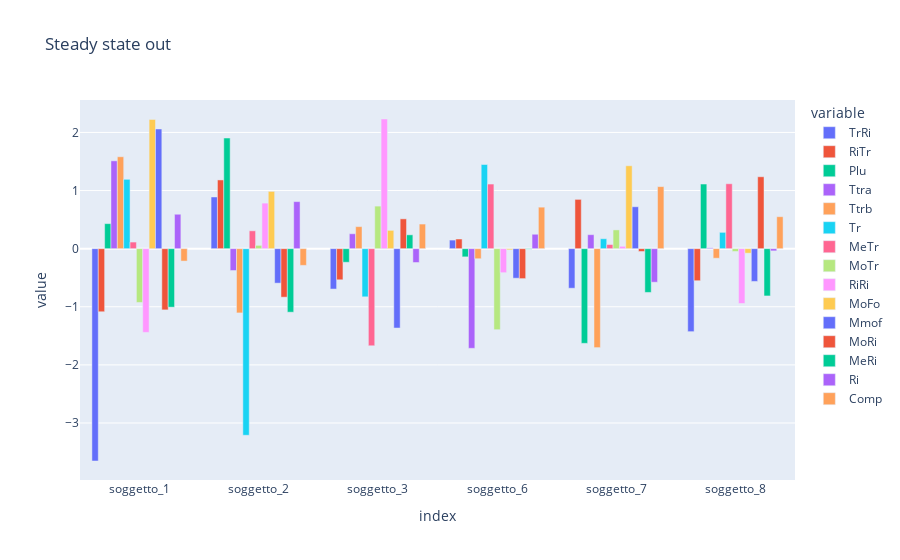
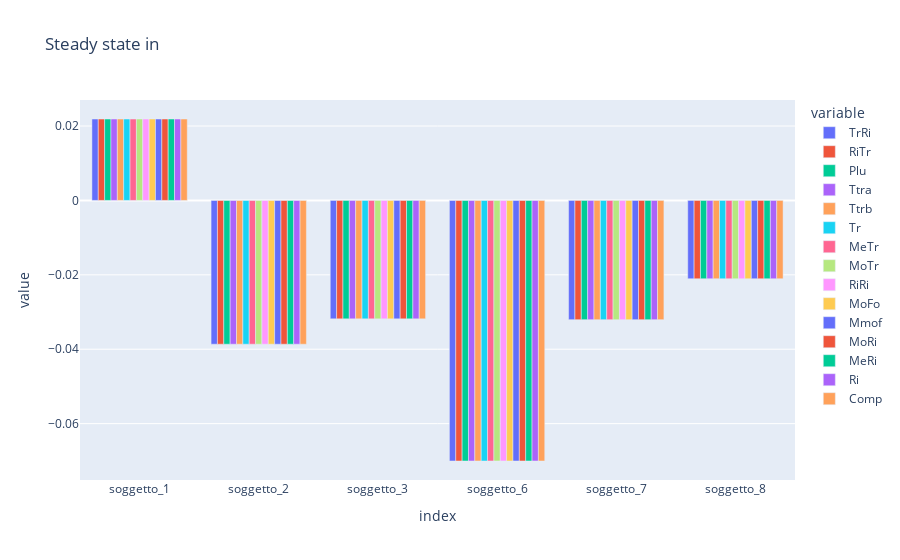

Notebook code cell kept with these figures, in order:
### Code cell
# plot the df_steady_out and df_steady_in with plotly express
fig = px.bar(df_steady_out.T, barmode="group", title="Steady state out")
fig.show()
fig = px.bar(df_steady_in.T, barmode="group", title="Steady state in")
fig.show()

### Figure 1 — Plotly figure (JSON) as saved in the notebook; plotly's stock layout.template omitted (floating-point values rounded to 4 significant figures)
{"data": [{"alignmentgroup": "True", "hovertemplate": "variable=TrRi<br>index=%{x}<br>value=%{y}<extra></extra>", "legendgroup": "TrRi", "marker": {"color": "#636efa", "pattern": {"shape": ""}}, "name": "TrRi", "offsetgroup": "TrRi", "orientation": "v", "showlegend": true, "textposition": "auto", "type": "bar", "x": ["soggetto_1", "soggetto_2", "soggetto_3", "soggetto_6", "soggetto_7", "soggetto_8"], "xaxis": "x", "y": [-3.654, 0.8895, -0.695, 0.1478, -0.6806, -1.428], "yaxis": "y"}, {"alignmentgroup": "True", "hovertemplate": "variable=RiTr<br>index=%{x}<br>value=%{y}<extra></extra>", "legendgroup": "RiTr", "marker": {"color": "#EF553B", "pattern": {"shape": ""}}, "name": "RiTr", "offsetgroup": "RiTr", "orientation": "v", "showlegend": true, "textposition": "auto", "type": "bar", "x": ["soggetto_1", "soggetto_2", "soggetto_3", "soggetto_6", "soggetto_7", "soggetto_8"], "xaxis": "x", "y": [-1.086, 1.183, -0.5355, 0.1664, 0.8482, -0.5515], "yaxis": "y"}, {"alignmentgroup": "True", "hovertemplate": "variable=Plu<br>index=%{x}<br>value=%{y}<extra></extra>", "legendgroup": "Plu", "marker": {"color": "#00cc96", "pattern": {"shape": ""}}, "name": "Plu", "offsetgroup": "Plu", "orientation": "v", "showlegend": true, "textposition": "auto", "type": "bar", "x": ["soggetto_1", "soggetto_2", "soggetto_3", "soggetto_6", "soggetto_7", "soggetto_8"], "xaxis": "x", "y": [0.4307, 1.904, -0.2338, -0.141, -1.629, 1.112], "yaxis": "y"}, {"alignmentgroup": "True", "hovertemplate": "variable=Ttra<br>index=%{x}<br>value=%{y}<extra></extra>", "legendgroup": "Ttra", "marker": {"color": "#ab63fa", "pattern": {"shape": ""}}, "name": "Ttra", "offsetgroup": "Ttra", "orientation": "v", "showlegend": true, "textposition": "auto", "type": "bar", "x": ["soggetto_1", "soggetto_2", "soggetto_3", "soggetto_6", "soggetto_7", "soggetto_8"], "xaxis": "x", "y": [1.511, -0.376, 0.2569, -1.715, 0.2407, 0.01448], "yaxis": "y"}, {"alignmentgroup": "True", "hovertemplate": "variable=Ttrb<br>index=%{x}<br>value=%{y}<extra></extra>", "legendgroup": "Ttrb", "marker": {"color": "#FFA15A", "pattern": {"shape": ""}}, "name": "Ttrb", "offsetgroup": "Ttrb", "orientation": "v", "showlegend": true, "textposition": "auto", "type": "bar", "x": ["soggetto_1", "soggetto_2", "soggetto_3", "soggetto_6", "soggetto_7", "soggetto_8"], "xaxis": "x", "y": [1.582, -1.105, 0.3793, -0.1732, -1.703, -0.1645], "yaxis": "y"}, {"alignmentgroup": "True", "hovertemplate": "variable=Tr<br>index=%{x}<br>value=%{y}<extra></extra>", "legendgroup": "Tr", "marker": {"color": "#19d3f3", "pattern": {"shape": ""}}, "name": "Tr", "offsetgroup": "Tr", "orientation": "v", "showlegend": true, "textposition": "auto", "type": "bar", "x": ["soggetto_1", "soggetto_2", "soggetto_3", "soggetto_6", "soggetto_7", "soggetto_8"], "xaxis": "x", "y": [1.194, -3.211, -0.8288, 1.448, 0.1712, 0.2808], "yaxis": "y"}, {"alignmentgroup": "True", "hovertemplate": "variable=MeTr<br>index=%{x}<br>value=%{y}<extra></extra>", "legendgroup": "MeTr", "marker": {"color": "#FF6692", "pattern": {"shape": ""}}, "name": "MeTr", "offsetgroup": "MeTr", "orientation": "v", "showlegend": true, "textposition": "auto", "type": "bar", "x": ["soggetto_1", "soggetto_2", "soggetto_3", "soggetto_6", "soggetto_7", "soggetto_8"], "xaxis": "x", "y": [0.1138, 0.3073, -1.671, 1.112, 0.07118, 1.117], "yaxis": "y"}, {"alignmentgroup": "True", "hovertemplate": "variable=MoTr<br>index=%{x}<br>value=%{y}<extra></extra>", "legendgroup": "MoTr", "marker": {"color": "#B6E880", "pattern": {"shape": ""}}, "name": "MoTr", "offsetgroup": "MoTr", "orientation": "v", "showlegend": true, "textposition": "auto", "type": "bar", "x": ["soggetto_1", "soggetto_2", "soggetto_3", "soggetto_6", "soggetto_7", "soggetto_8"], "xaxis": "x", "y": [-0.9256, 0.05724, 0.7326, -1.394, 0.323, -0.04834], "yaxis": "y"}, {"alignmentgroup": "True", "hovertemplate": "variable=RiRi<br>index=%{x}<br>value=%{y}<extra></extra>", "legendgroup": "RiRi", "marker": {"color": "#FF97FF", "pattern": {"shape": ""}}, "name": "RiRi", "offsetgroup": "RiRi", "orientation": "v", "showlegend": true, "textposition": "auto", "type": "bar", "x": ["soggetto_1", "soggetto_2", "soggetto_3", "soggetto_6", "soggetto_7", "soggetto_8"], "xaxis": "x", "y": [-1.441, 0.784, 2.231, -0.4127, 0.04074, -0.9434], "yaxis": "y"}, {"alignmentgroup": "True", "hovertemplate": "variable=MoFo<br>index=%{x}<br>value=%{y}<extra></extra>", "legendgroup": "MoFo", "marker": {"color": "#FECB52", "pattern": {"shape": ""}}, "name": "MoFo", "offsetgroup": "MoFo", "orientation": "v", "showlegend": true, "textposition": "auto", "type": "bar", "x": ["soggetto_1", "soggetto_2", "soggetto_3", "soggetto_6", "soggetto_7", "soggetto_8"], "xaxis": "x", "y": [2.224, 0.9857, 0.3153, -0.01996, 1.427, -0.07751], "yaxis": "y"}, {"alignmentgroup": "True", "hovertemplate": "variable=Mmof<br>index=%{x}<br>value=%{y}<extra></extra>", "legendgroup": "Mmof", "marker": {"color": "#636efa", "pattern": {"shape": ""}}, "name": "Mmof", "offsetgroup": "Mmof", "orientation": "v", "showlegend": true, "textposition": "auto", "type": "bar", "x": ["soggetto_1", "soggetto_2", "soggetto_3", "soggetto_6", "soggetto_7", "soggetto_8"], "xaxis": "x", "y": [2.06, -0.5933, -1.366, -0.5083, 0.7212, -0.5638], "yaxis": "y"}, {"alignmentgroup": "True", "hovertemplate": "variable=MoRi<br>index=%{x}<br>value=%{y}<extra></extra>", "legendgroup": "MoRi", "marker": {"color": "#EF553B", "pattern": {"shape": ""}}, "name": "MoRi", "offsetgroup": "MoRi", "orientation": "v", "showlegend": true, "textposition": "auto", "type": "bar", "x": ["soggetto_1", "soggetto_2", "soggetto_3", "soggetto_6", "soggetto_7", "soggetto_8"], "xaxis": "x", "y": [-1.053, -0.8347, 0.5132, -0.5154, -0.04885, 1.237], "yaxis": "y"}, {"alignmentgroup": "True", "hovertemplate": "variable=MeRi<br>index=%{x}<br>value=%{y}<extra></extra>", "legendgroup": "MeRi", "marker": {"color": "#00cc96", "pattern": {"shape": ""}}, "name": "MeRi", "offsetgroup": "MeRi", "orientation": "v", "showlegend": true, "textposition": "auto", "type": "bar", "x": ["soggetto_1", "soggetto_2", "soggetto_3", "soggetto_6", "soggetto_7", "soggetto_8"], "xaxis": "x", "y": [-1.007, -1.093, 0.2383, -0.008601, -0.753, -0.8137], "yaxis": "y"}, {"alignmentgroup": "True", "hovertemplate": "variable=Ri<br>index=%{x}<br>value=%{y}<extra></extra>", "legendgroup": "Ri", "marker": {"color": "#ab63fa", "pattern": {"shape": ""}}, "name": "Ri", "offsetgroup": "Ri", "orientation": "v", "showlegend": true, "textposition": "auto", "type": "bar", "x": ["soggetto_1", "soggetto_2", "soggetto_3", "soggetto_6", "soggetto_7", "soggetto_8"], "xaxis": "x", "y": [0.5926, 0.8099, -0.2382, 0.2482, -0.5774, -0.03796], "yaxis": "y"}, {"alignmentgroup": "True", "hovertemplate": "variable=Comp<br>index=%{x}<br>value=%{y}<extra></extra>", "legendgroup": "Comp", "marker": {"color": "#FFA15A", "pattern": {"shape": ""}}, "name": "Comp", "offsetgroup": "Comp", "orientation": "v", "showlegend": true, "textposition": "auto", "type": "bar", "x": ["soggetto_1", "soggetto_2", "soggetto_3", "soggetto_6", "soggetto_7", "soggetto_8"], "xaxis": "x", "y": [-0.2135, -0.2873, 0.4237, 0.7143, 1.068, 0.5502], "yaxis": "y"}], "layout": {"barmode": "group", "legend": {"title": {"text": "variable"}, "tracegroupgap": 0}, "title": {"text": "Steady state out"}, "xaxis": {"anchor": "y", "domain": [0, 1], "title": {"text": "index"}}, "yaxis": {"anchor": "x", "domain": [0, 1], "title": {"text": "value"}}}}

### Figure 2 — Plotly figure (JSON) as saved in the notebook; plotly's stock layout.template omitted (floating-point values rounded to 4 significant figures)
{"data": [{"alignmentgroup": "True", "hovertemplate": "variable=TrRi<br>index=%{x}<br>value=%{y}<extra></extra>", "legendgroup": "TrRi", "marker": {"color": "#636efa", "pattern": {"shape": ""}}, "name": "TrRi", "offsetgroup": "TrRi", "orientation": "v", "showlegend": true, "textposition": "auto", "type": "bar", "x": ["soggetto_1", "soggetto_2", "soggetto_3", "soggetto_6", "soggetto_7", "soggetto_8"], "xaxis": "x", "y": [0.02189, -0.03865, -0.03183, -0.07005, -0.03206, -0.02106], "yaxis": "y"}, {"alignmentgroup": "True", "hovertemplate": "variable=RiTr<br>index=%{x}<br>value=%{y}<extra></extra>", "legendgroup": "RiTr", "marker": {"color": "#EF553B", "pattern": {"shape": ""}}, "name": "RiTr", "offsetgroup": "RiTr", "orientation": "v", "showlegend": true, "textposition": "auto", "type": "bar", "x": ["soggetto_1", "soggetto_2", "soggetto_3", "soggetto_6", "soggetto_7", "soggetto_8"], "xaxis": "x", "y": [0.02189, -0.03865, -0.03183, -0.07005, -0.03206, -0.02106], "yaxis": "y"}, {"alignmentgroup": "True", "hovertemplate": "variable=Plu<br>index=%{x}<br>value=%{y}<extra></extra>", "legendgroup": "Plu", "marker": {"color": "#00cc96", "pattern": {"shape": ""}}, "name": "Plu", "offsetgroup": "Plu", "orientation": "v", "showlegend": true, "textposition": "auto", "type": "bar", "x": ["soggetto_1", "soggetto_2", "soggetto_3", "soggetto_6", "soggetto_7", "soggetto_8"], "xaxis": "x", "y": [0.02189, -0.03865, -0.03183, -0.07005, -0.03206, -0.02106], "yaxis": "y"}, {"alignmentgroup": "True", "hovertemplate": "variable=Ttra<br>index=%{x}<br>value=%{y}<extra></extra>", "legendgroup": "Ttra", "marker": {"color": "#ab63fa", "pattern": {"shape": ""}}, "name": "Ttra", "offsetgroup": "Ttra", "orientation": "v", "showlegend": true, "textposition": "auto", "type": "bar", "x": ["soggetto_1", "soggetto_2", "soggetto_3", "soggetto_6", "soggetto_7", "soggetto_8"], "xaxis": "x", "y": [0.02189, -0.03865, -0.03183, -0.07005, -0.03206, -0.02106], "yaxis": "y"}, {"alignmentgroup": "True", "hovertemplate": "variable=Ttrb<br>index=%{x}<br>value=%{y}<extra></extra>", "legendgroup": "Ttrb", "marker": {"color": "#FFA15A", "pattern": {"shape": ""}}, "name": "Ttrb", "offsetgroup": "Ttrb", "orientation": "v", "showlegend": true, "textposition": "auto", "type": "bar", "x": ["soggetto_1", "soggetto_2", "soggetto_3", "soggetto_6", "soggetto_7", "soggetto_8"], "xaxis": "x", "y": [0.02189, -0.03865, -0.03183, -0.07005, -0.03206, -0.02106], "yaxis": "y"}, {"alignmentgroup": "True", "hovertemplate": "variable=Tr<br>index=%{x}<br>value=%{y}<extra></extra>", "legendgroup": "Tr", "marker": {"color": "#19d3f3", "pattern": {"shape": ""}}, "name": "Tr", "offsetgroup": "Tr", "orientation": "v", "showlegend": true, "textposition": "auto", "type": "bar", "x": ["soggetto_1", "soggetto_2", "soggetto_3", "soggetto_6", "soggetto_7", "soggetto_8"], "xaxis": "x", "y": [0.02189, -0.03865, -0.03183, -0.07005, -0.03206, -0.02106], "yaxis": "y"}, {"alignmentgroup": "True", "hovertemplate": "variable=MeTr<br>index=%{x}<br>value=%{y}<extra></extra>", "legendgroup": "MeTr", "marker": {"color": "#FF6692", "pattern": {"shape": ""}}, "name": "MeTr", "offsetgroup": "MeTr", "orientation": "v", "showlegend": true, "textposition": "auto", "type": "bar", "x": ["soggetto_1", "soggetto_2", "soggetto_3", "soggetto_6", "soggetto_7", "soggetto_8"], "xaxis": "x", "y": [0.02189, -0.03865, -0.03183, -0.07005, -0.03206, -0.02106], "yaxis": "y"}, {"alignmentgroup": "True", "hovertemplate": "variable=MoTr<br>index=%{x}<br>value=%{y}<extra></extra>", "legendgroup": "MoTr", "marker": {"color": "#B6E880", "pattern": {"shape": ""}}, "name": "MoTr", "offsetgroup": "MoTr", "orientation": "v", "showlegend": true, "textposition": "auto", "type": "bar", "x": ["soggetto_1", "soggetto_2", "soggetto_3", "soggetto_6", "soggetto_7", "soggetto_8"], "xaxis": "x", "y": [0.02189, -0.03865, -0.03183, -0.07005, -0.03206, -0.02106], "yaxis": "y"}, {"alignmentgroup": "True", "hovertemplate": "variable=RiRi<br>index=%{x}<br>value=%{y}<extra></extra>", "legendgroup": "RiRi", "marker": {"color": "#FF97FF", "pattern": {"shape": ""}}, "name": "RiRi", "offsetgroup": "RiRi", "orientation": "v", "showlegend": true, "textposition": "auto", "type": "bar", "x": ["soggetto_1", "soggetto_2", "soggetto_3", "soggetto_6", "soggetto_7", "soggetto_8"], "xaxis": "x", "y": [0.02189, -0.03865, -0.03183, -0.07005, -0.03206, -0.02106], "yaxis": "y"}, {"alignmentgroup": "True", "hovertemplate": "variable=MoFo<br>index=%{x}<br>value=%{y}<extra></extra>", "legendgroup": "MoFo", "marker": {"color": "#FECB52", "pattern": {"shape": ""}}, "name": "MoFo", "offsetgroup": "MoFo", "orientation": "v", "showlegend": true, "textposition": "auto", "type": "bar", "x": ["soggetto_1", "soggetto_2", "soggetto_3", "soggetto_6", "soggetto_7", "soggetto_8"], "xaxis": "x", "y": [0.02189, -0.03865, -0.03183, -0.07005, -0.03206, -0.02106], "yaxis": "y"}, {"alignmentgroup": "True", "hovertemplate": "variable=Mmof<br>index=%{x}<br>value=%{y}<extra></extra>", "legendgroup": "Mmof", "marker": {"color": "#636efa", "pattern": {"shape": ""}}, "name": "Mmof", "offsetgroup": "Mmof", "orientation": "v", "showlegend": true, "textposition": "auto", "type": "bar", "x": ["soggetto_1", "soggetto_2", "soggetto_3", "soggetto_6", "soggetto_7", "soggetto_8"], "xaxis": "x", "y": [0.02189, -0.03865, -0.03183, -0.07005, -0.03206, -0.02106], "yaxis": "y"}, {"alignmentgroup": "True", "hovertemplate": "variable=MoRi<br>index=%{x}<br>value=%{y}<extra></extra>", "legendgroup": "MoRi", "marker": {"color": "#EF553B", "pattern": {"shape": ""}}, "name": "MoRi", "offsetgroup": "MoRi", "orientation": "v", "showlegend": true, "textposition": "auto", "type": "bar", "x": ["soggetto_1", "soggetto_2", "soggetto_3", "soggetto_6", "soggetto_7", "soggetto_8"], "xaxis": "x", "y": [0.02189, -0.03865, -0.03183, -0.07005, -0.03206, -0.02106], "yaxis": "y"}, {"alignmentgroup": "True", "hovertemplate": "variable=MeRi<br>index=%{x}<br>value=%{y}<extra></extra>", "legendgroup": "MeRi", "marker": {"color": "#00cc96", "pattern": {"shape": ""}}, "name": "MeRi", "offsetgroup": "MeRi", "orientation": "v", "showlegend": true, "textposition": "auto", "type": "bar", "x": ["soggetto_1", "soggetto_2", "soggetto_3", "soggetto_6", "soggetto_7", "soggetto_8"], "xaxis": "x", "y": [0.02189, -0.03865, -0.03183, -0.07005, -0.03206, -0.02106], "yaxis": "y"}, {"alignmentgroup": "True", "hovertemplate": "variable=Ri<br>index=%{x}<br>value=%{y}<extra></extra>", "legendgroup": "Ri", "marker": {"color": "#ab63fa", "pattern": {"shape": ""}}, "name": "Ri", "offsetgroup": "Ri", "orientation": "v", "showlegend": true, "textposition": "auto", "type": "bar", "x": ["soggetto_1", "soggetto_2", "soggetto_3", "soggetto_6", "soggetto_7", "soggetto_8"], "xaxis": "x", "y": [0.02189, -0.03865, -0.03183, -0.07005, -0.03206, -0.02106], "yaxis": "y"}, {"alignmentgroup": "True", "hovertemplate": "variable=Comp<br>index=%{x}<br>value=%{y}<extra></extra>", "legendgroup": "Comp", "marker": {"color": "#FFA15A", "pattern": {"shape": ""}}, "name": "Comp", "offsetgroup": "Comp", "orientation": "v", "showlegend": true, "textposition": "auto", "type": "bar", "x": ["soggetto_1", "soggetto_2", "soggetto_3", "soggetto_6", "soggetto_7", "soggetto_8"], "xaxis": "x", "y": [0.02189, -0.03865, -0.03183, -0.07005, -0.03206, -0.02106], "yaxis": "y"}], "layout": {"barmode": "group", "legend": {"title": {"text": "variable"}, "tracegroupgap": 0}, "title": {"text": "Steady state in"}, "xaxis": {"anchor": "y", "domain": [0, 1], "title": {"text": "index"}}, "yaxis": {"anchor": "x", "domain": [0, 1], "title": {"text": "value"}}}}
